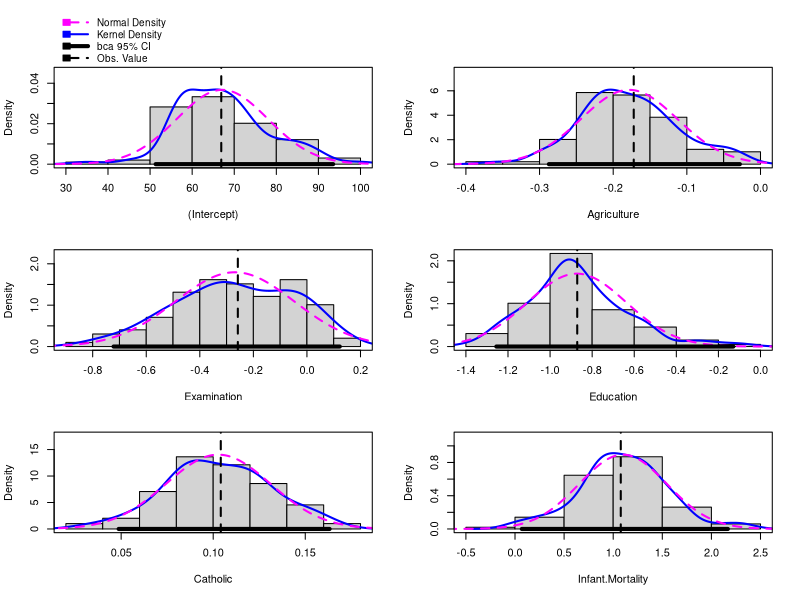

Reproduce this figure in R.
## ---- chunk 1
knitr::opts_chunk$set(echo = TRUE)
library(car)
## ---- chunk 2

m1 <- lm(Fertility ~ ., swiss)
betahat.boot <- Boot(m1, R=99) # 99 bootstrap samples--too small to be useful
summary(betahat.boot) # default summary
confint(betahat.boot)
hist(betahat.boot)
